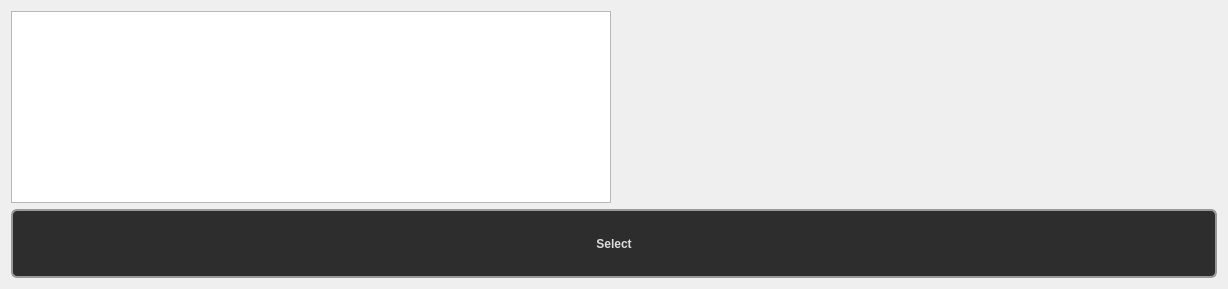
      <widget class="QWidget" name="Iceberg_Tab">
       <attribute name="title">
        <string>Iceberg</string>
       </attribute>
       <layout class="QGridLayout" name="gridLayout_10">
        <item row="0" column="0">
         <widget class="QListWidget" name="list_Data_Iceberg">
          <property name="sizePolicy">
           <sizepolicy hsizetype="Expanding" vsizetype="Expanding">
            <horstretch>0</horstretch>
            <verstretch>0</verstretch>
           </sizepolicy>
          </property>
          <property name="minimumSize">
           <size>
            <width>600</width>
            <height>0</height>
           </size>
          </property>
          <property name="maximumSize">
           <size>
            <width>16777215</width>
            <height>16777215</height>
           </size>
          </property>
         </widget>
        </item>
        <item row="0" column="1">
         <widget class="QLabel" name="Lab_Iceberg">
          <property name="sizePolicy">
           <sizepolicy hsizetype="Expanding" vsizetype="Expanding">
            <horstretch>0</horstretch>
            <verstretch>0</verstretch>
           </sizepolicy>
          </property>
          <property name="minimumSize">
           <size>
            <width>600</width>
            <height>0</height>
           </size>
          </property>
          <property name="text">
           <string/>
          </property>
         </widget>
        </item>
        <item row="1" column="0" colspan="2">
         <widget class="QPushButton" name="Select_btn_Iceberg">
          <property name="minimumSize">
           <size>
            <width>0</width>
            <height>69</height>
           </size>
          </property>
          <property name="styleSheet">
           <string notr="true">QPushButton {
    background-color: #2d2d2d;          /* same tone as slider sub-page */
    border: 2px solid #999;             /* metallic border like slider lever */
    border-radius: 6px;
    padding: 6px 12px;
    color: #dddddd;
    font-weight: bold;
}

/* Hover effect: subtle brightness increase */
QPushButton:hover {
    background-color: #3a3a3a;
    border-color: #ccc;
}

QPushButton:pressed {
    background: qlineargradient(x1:0, y1:0, x2:0, y2:1,
        stop:0 #1a1a2a, stop:0.5 #0a0a1a, stop:1 #00000a);
    color: #a0a0ff;
    border: 2px solid #5555ff;
    text-shadow: 0px 0px 8px rgba(100, 100, 255, 0.7);
    box-shadow: 0px 0px 15px rgba(100, 100, 255, 0.4);
}</string>
          </property>
          <property name="text">
           <string>Select</string>
          </property>
         </widget>
        </item>
       </layout>
      </widget>
